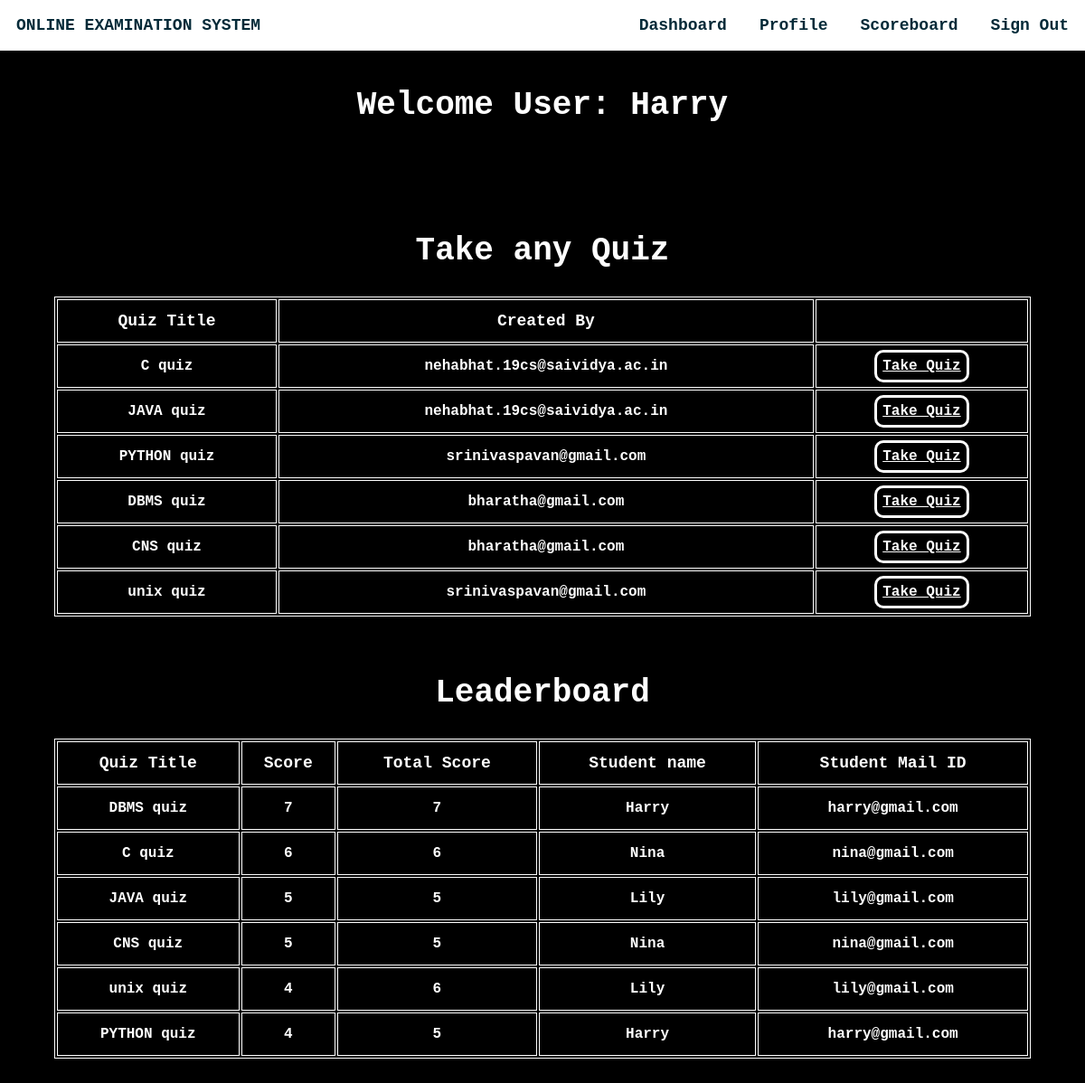
The app's page /homestud.php (signed in) with its own data.
### tables this page shows
CREATE TABLE IF NOT EXISTS `student` (
  `usn` varchar(10) NOT NULL,
  `name` varchar(20) NOT NULL,
  `mail` varchar(30) NOT NULL,
  `phno` varchar(10) NOT NULL,
  `gender` varchar(1) NOT NULL,
  `DOB` varchar(10) NOT NULL,
  `pw` varchar(200) NOT NULL,
  `dept` varchar(3) DEFAULT NULL,
  PRIMARY KEY (`mail`),
  UNIQUE KEY `mail` (`mail`),
  UNIQUE KEY `phno` (`phno`),
  UNIQUE KEY `usn` (`usn`),
  KEY `dept` (`dept`)
);

CREATE TABLE IF NOT EXISTS `quiz` (
  `quizid` int(11) NOT NULL AUTO_INCREMENT,
  `quizname` varchar(20) NOT NULL,
  `date_created` timestamp NOT NULL DEFAULT CURRENT_TIMESTAMP,
  `mail` varchar(30) DEFAULT NULL,
  PRIMARY KEY (`quizid`),
  KEY `mail` (`mail`),
  KEY `quizid` (`quizid`)
);

CREATE TABLE IF NOT EXISTS `score` (
  `slno` int(11) NOT NULL AUTO_INCREMENT,
  `score` int(11) NOT NULL,
  `quizid` int(11) NOT NULL,
  `mail` varchar(30) DEFAULT NULL,
  `totalscore` int(11) DEFAULT NULL,
  `remark` varchar(20) DEFAULT NULL,
  PRIMARY KEY (`slno`),
  KEY `quizid` (`quizid`),
  KEY `mail` (`mail`)
);

### homestud.php (the view, shortened to what this page needs)
<html>
<head>
</head>
<?php
                $conn = mysqli_connect("localhost", "root", "", "project");if (!$conn) {
    echo "<script>alert(\"Database error retry after some time !\")</script>";
}
?>
<body style="color: #fff !important;font-weight:bolder;margin: 0 !important;font-weight: bolder !important;font-family: 'Georgia', Georgia, monospace;">
    <div style="background-color: #000000;height: auto;">
        <div class="navbar" style="display: inline-flex;width: 100%;color:#042A38;position:fixed;">
            <section style="margin: 1.5vw;">ONLINE EXAMINATION SYSTEM</section>
            <ul style="display: inline-flex;padding: 0 !important;margin: 0;float: right;right: 0;position: fixed;width: 50vw;">
                <li onclick="dash()">Dashboard</li>
                <li onclick="prof()">Profile</li>
                <li onclick="score()">Scoreboard</li>
                <li onclick="lo()">Sign Out</li>
            </ul>
        </div><br><br>
        <?php
        $type1 = $_SESSION["type"];
        $username1 = $_SESSION["username"];
        $sql = "select * from " . $type1 . " where mail='{$username1}'";
        $res =   mysqli_query($conn, $sql);
        if ($res == true) {
            while ($row = mysqli_fetch_array($res)) {
                $dbname = $row['name'];
            }
        }
        ?>
        <center><section style="width:100vw;margin:0vw;margin-top:5vw;font-size:3vw;">Welcome User:&nbsp;<?php echo $dbname ?></section></center>
        <section style="color:#fff !important"><br><br><br><br><br>
        <?php
            $sql ="select * from quiz";
            $res=mysqli_query($conn,$sql);
            if($res)
            {
                echo "<center><h1 style=\"font-size:3vw;\">Take any Quiz</h1></center>";
                echo "<center><table><thead><tr><td>Quiz Title</td><td>Created By</td><td>  </td></tr></thead>";
                while ($row = mysqli_fetch_assoc($res)) {
                    echo "<tr><td>".$row["quizname"]."</td><td>".$row["mail"]."</td><td><a id=\"tq\" href='takeq.php?qid=".$row['quizid']."'>Take Quiz</button></tr>";
                }
                echo "</table></center>";
            }
            ?>
        </section>
            <div>
                <p>
                    <br>
                </p>
            </div>
            <section style="color:#fff !important">
            <?php
            $sql="call leaderboard;";
            $res=mysqli_query($conn,$sql);
            if($res)
            {
                echo "<center><h1 style=\"font-size: 3vw\">Leaderboard</h1></center>";
                echo "<table id=\"le\"><thead><tr><td>Quiz Title</td><td>Score</td><td>Total Score</td><td>Student name</td><td>Student Mail ID</td></tr></thead>";
                while ($row = mysqli_fetch_assoc($res)) {
                    echo "<tr><td>".$row["quizname"]."</td><td>".$row["score"]."</td><td>".$row["totalscore"]."</td><td>".$row["name"]."</td><td>".$row["mail"]."</td></tr>";
                }
                echo "</table><br><br><br>";
            }
            else{
                echo mysqli_error($conn);
            }
            ?>
        </section>
    </div>
</body>
</html>

### homestud.php (style rules this page uses)
li { margin: 1.5vw; font-size: 1.5vw !important; }
ul { list-style: none; width: auto !important; font-weight: 2vw !important; }
.navbar { background-color: white !important; font-size: 1.5vw !important; }
a { text-decoration: none; color: #fff; }
table { width: 90vw; margin-left: 5vw; margin-right: 5vw; align-content: center; border: 1px solid white; }
thead { font-weight:900; font-size: 1.5vw; }
td { width: auto; border: 1px solid white; text-align: center; height: 4vw; font-weight: bold; }
#tq { text-decoration: underline; border: 3px solid #fff; padding: 0.5vw; border-radius: 10px; }
#le { margin-bottom: 2vw; }

### records on screen
student: name "Harry"
quiz: quizname "C quiz", mail "nehabhat.19cs@saividya.ac.in"
quiz: quizname "JAVA quiz", mail "nehabhat.19cs@saividya.ac.in"
quiz: quizname "PYTHON quiz", mail "srinivaspavan@gmail.com"
quiz: quizname "DBMS quiz", mail "bharatha@gmail.com"
quiz: quizname "CNS quiz", mail "bharatha@gmail.com"
quiz: quizname "unix quiz", mail "srinivaspavan@gmail.com"
score: quizid.quizname "DBMS quiz", score "7", totalscore "7", mail.name "Harry", mail "harry@gmail.com"
score: quizid.quizname "C quiz", score "6", totalscore "6", mail.name "Nina", mail "nina@gmail.com"
score: quizid.quizname "JAVA quiz", score "5", totalscore "5", mail.name "Lily", mail "lily@gmail.com"
score: quizid.quizname "CNS quiz", score "5", totalscore "5", mail.name "Nina", mail "nina@gmail.com"
score: quizid.quizname "unix quiz", score "4", totalscore "6", mail.name "Lily", mail "lily@gmail.com"
score: quizid.quizname "PYTHON quiz", score "4", totalscore "5", mail.name "Harry", mail "harry@gmail.com"
